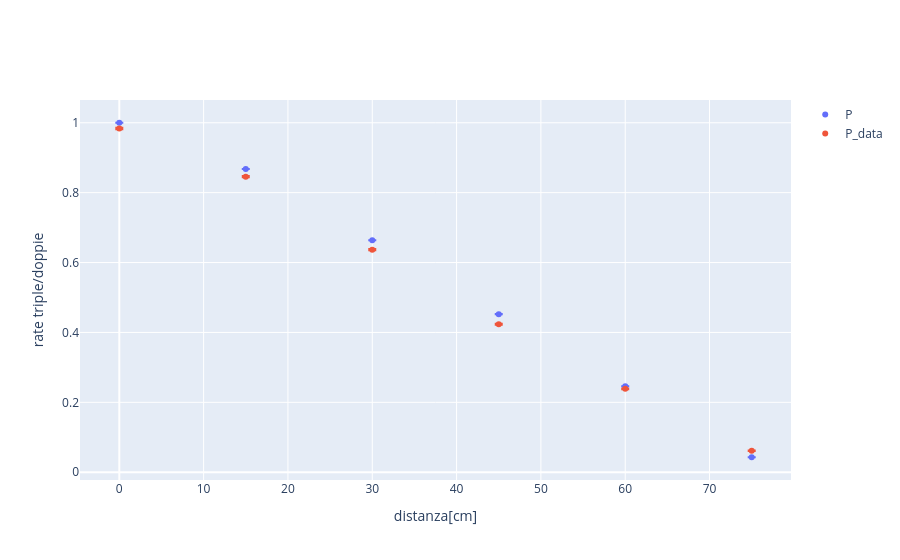

Notebook source saved alongside this figure:
### Markdown cell above
# Partenope

### Code cell
tP_S = np.array(sim_P['triple'])
dP_S = np.array(sim_P['doppie'])
tP = np.array(df_P[' pgm_triple'])
dP = np.array(df_P[' gm_doppie'])

err_data = [float(frac([tP[i], dP[i]])) for i in range(len(tP))]
err_sim = [float(frac([tP_S[i], dP_S[i]])) for i in range(len(tP_S))]

fig = go.Figure()

fig.add_trace( go.Scatter( x = sim_P['Mx'] , y = ((sim_P['triple'])/(sim_P['doppie'])) , mode = 'markers' , name = 'P' , error_y = dict( type='data' , array=err_sim , visible = True)))

fig.add_trace( go.Scatter( x = df_P['p_distanza[cm]'] , y = ((df_P[' pgm_triple'])/(df_P[' gm_doppie'])) , mode = 'markers' , name = 'P_data' , error_y = dict( type='data' , array=err_data , visible = True)))

fig.update_xaxes( title_text = 'distanza[cm]')
fig.update_yaxes( title_text = 'rate triple/doppie')
fig.show()

### Figure 1 — Plotly figure (JSON) as saved in the notebook; plotly's stock layout.template omitted (floating-point values rounded to 4 significant figures)
{"data": [{"error_y": {"array": [0.0002515, 0.0002308, 0.0001992, 0.0001666, 0.0001327, 8.128e-05], "type": "data", "visible": true}, "mode": "markers", "name": "P", "type": "scatter", "x": [0, 15, 30, 45, 60, 75], "y": [1.0, 0.8676, 0.6637, 0.4523, 0.2461, 0.04287]}, {"error_y": {"array": [0.002084, 0.001898, 0.001635, 0.001352, 0.001064, 0.0007454], "type": "data", "visible": true}, "mode": "markers", "name": "P_data", "type": "scatter", "x": [0, 15, 30, 45, 60, 75], "y": [0.9833, 0.8456, 0.6369, 0.4237, 0.2389, 0.0614]}], "layout": {"xaxis": {"title": {"text": "distanza[cm]"}}, "yaxis": {"title": {"text": "rate triple/doppie"}}}}
